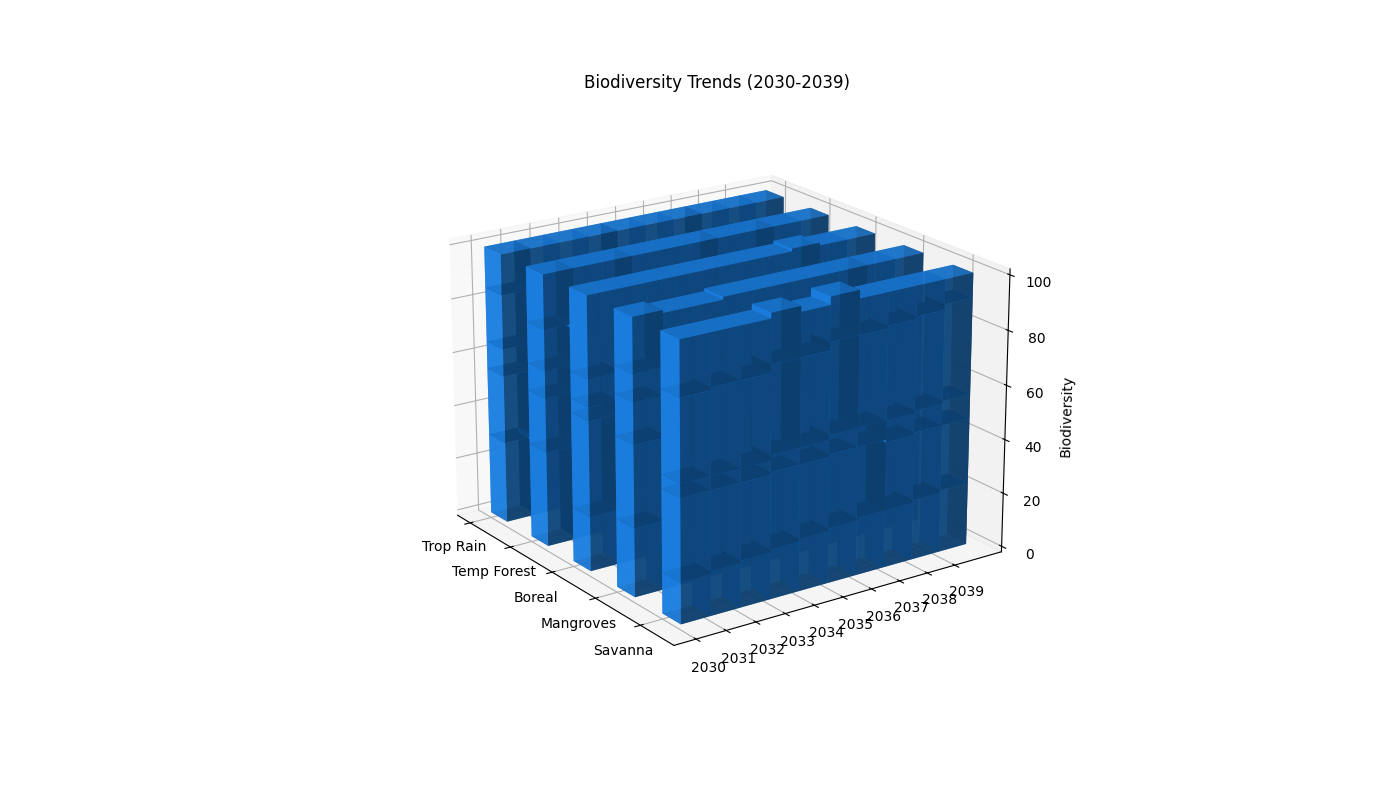

This figure's Python source:
import numpy as np
import matplotlib.pyplot as plt
from mpl_toolkits.mplot3d import Axes3D

habitats = ["Trop Rain", "Temp Forest", "Boreal", "Mangroves", "Savanna"]
years = np.arange(2030, 2040)

mammals = np.array([
    [30, 28, 27, 26, 25, 24, 24, 23, 22, 21],
    [35, 34, 33, 32, 32, 31, 30, 29, 29, 28],
    [20, 20, 21, 21, 22, 22, 23, 24, 24, 25],
    [25, 25, 24, 24, 23, 23, 22, 22, 21, 20],
    [15, 16, 17, 18, 19, 20, 21, 21, 22, 23]
])

birds = np.array([
    [25, 26, 27, 28, 28, 29, 30, 30, 31, 32],
    [20, 20, 21, 21, 22, 23, 24, 25, 26, 27],
    [35, 34, 33, 32, 32, 31, 30, 29, 29, 28],
    [30, 31, 31, 31, 32, 32, 33, 34, 34, 35],
    [30, 29, 28, 28, 27, 27, 26, 25, 25, 24]
])

reptiles = np.array([
    [10, 11, 12, 13, 13, 14, 15, 15, 16, 17],
    [10, 10, 11, 11, 12, 13, 13, 14, 14, 15],
    [5, 6, 7, 8, 9, 10, 10, 11, 12, 13],
    [15, 14, 14, 13, 13, 12, 12, 11, 10, 10],
    [5, 5, 5, 6, 6, 7, 7, 8, 8, 9]
])

amphibians = np.array([
    [20, 19, 19, 18, 17, 17, 16, 16, 15, 14],
    [15, 14, 14, 13, 13, 12, 11, 11, 10, 10],
    [10, 11, 11, 12, 13, 13, 14, 15, 15, 16],
    [10, 10, 11, 12, 12, 13, 14, 14, 15, 16],
    [30, 31, 31, 32, 32, 33, 33, 34, 34, 35]
])

insects = np.array([
    [15, 16, 15, 15, 17, 16, 15, 16, 16, 16],
    [20, 22, 21, 23, 21, 21, 22, 21, 21, 20],
    [30, 29, 28, 27, 24, 24, 23, 22, 20, 18],
    [20, 19, 19, 20, 20, 20, 19, 19, 20, 19],
    [20, 19, 19, 18, 16, 16, 13, 12, 11, 9]
])

fig = plt.figure(figsize=(14, 8))
ax = fig.add_subplot(111, projection='3d')

x_ticks = np.arange(len(habitats))
ax.set_xticks(x_ticks)
ax.set_xticklabels(habitats)

y_ticks = np.arange(len(years))
ax.set_yticks(y_ticks)
ax.set_yticklabels(years)

ax.set_zlim(0, 100)
ax.set_zlabel('Biodiversity')

single_color = '#1E90FF'
bar_width = 0.4

species_data = [mammals, birds, reptiles, amphibians, insects]

for j, habitat in enumerate(habitats):
    bottom = np.zeros_like(years)
    for species in species_data:
        x_pos = np.ones_like(years) * x_ticks[j]
        y_pos = years - years[0]
        z_pos = bottom
        dz = species[j]
        
        ax.bar3d(x_pos, y_pos, z_pos, bar_width, 1, dz, color=single_color, alpha=0.8)
        bottom += dz

plt.title("Biodiversity Trends (2030-2039)")
ax.view_init(elev=20., azim=-35)
plt.tight_layout()
plt.show()
